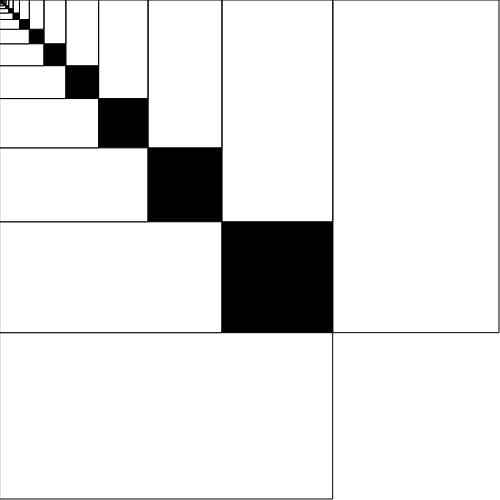
Frame 1 (no input)
Frame 60 (no input): identical to frame 1, image omitted
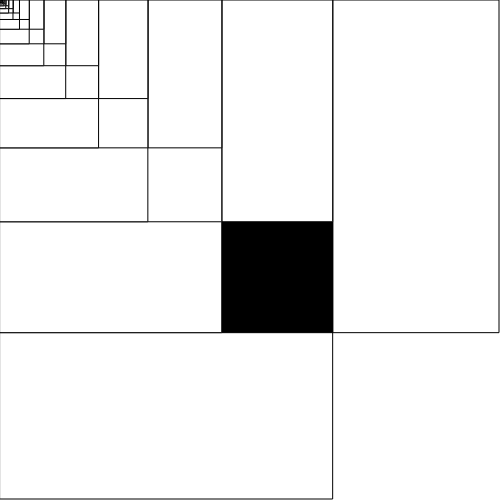
Frame 120 (the mouse pressed at the canvas centre since frame 60)

The p5.js sketch that drew these frames (run headless with seeded random() and noise() and a simulated clock; from frame 60 on, the mouse is pressed at the canvas centre):

// p5.js sketch
// ── sketch.js
/*
	"Warmup Fractals -- interactive variation"
	A modification of the Session 9 warmup exercise code,
  that uses an internal while loop and adds mouse interaction.
*/

const canvasSize = 500;

function setup() {
	createCanvas(canvasSize, canvasSize);
}

function draw() {
  background("white");

  let rSize = canvasSize - 1;

  while(rSize > 1) {
    let smallSize = rSize * 2/3;

    nestedRect(0, 0, rSize, smallSize);
    nestedRect(0, 0, smallSize, rSize);

    rSize = smallSize;

  }
}

// divide given value a by 2/3
function applyRatio(a) {
  return a * 2 / 3;
}

// draw a rectangle with a nested square 
function nestedRect(x, y, w, h) {
	fill("white");
	rect(x, y, w, h);

	if(w < h) {
      // change fill color if the mouse is inside the square
    if(mouseX < w && mouseY < w) {
      fill("black");
    }
		rect (x, y, w, w);
	} else {
		rect (x, y, h, h);
	}
}
